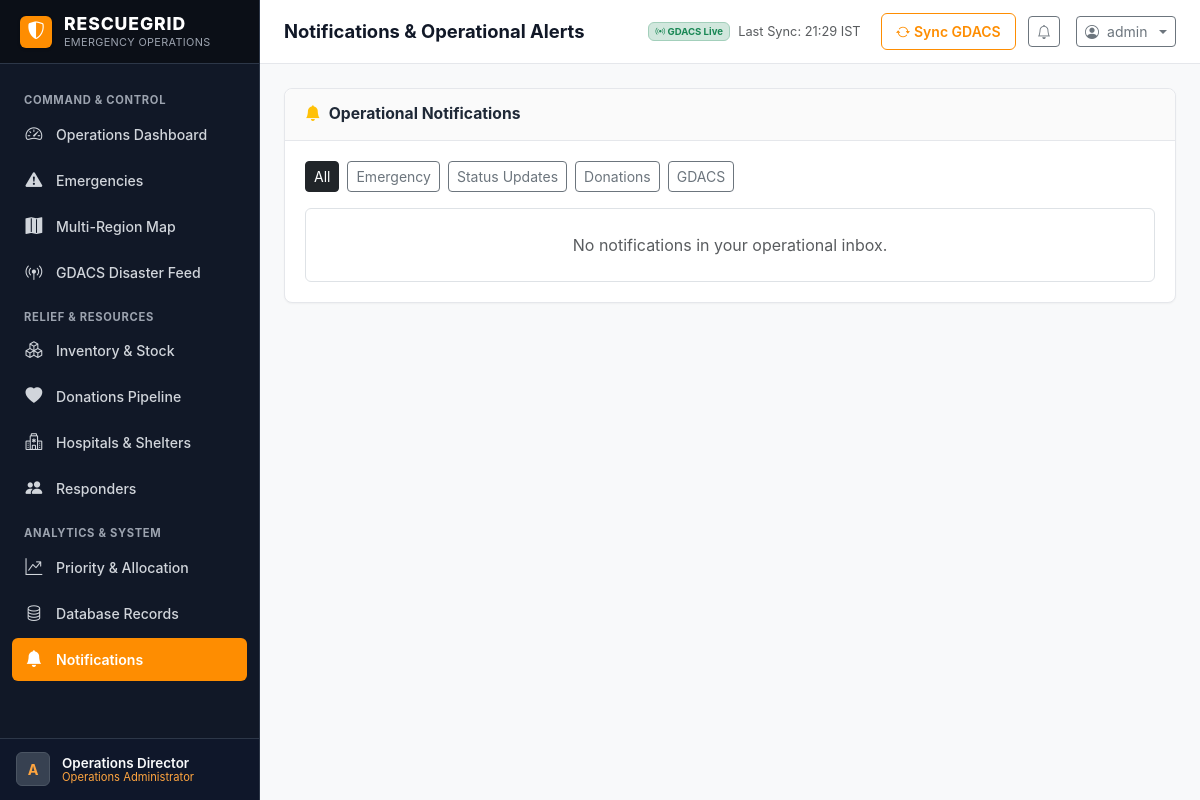
/notifications/ (signed in), run on the app's committed database.
### core/models.py (models this page shows, shortened)
class User(AbstractUser):
    ROLE_ADMIN = 'ADMIN'
    ROLE_USER = 'USER'
    ROLE_DONOR = 'DONOR'
    ROLE_CHOICES = [
        (ROLE_ADMIN, 'Admin / Operations Coordinator'),
        (ROLE_USER, 'Affected Person / Hospital User'),
        (ROLE_DONOR, 'Relief Donor / Sponsor'),
    ]
    SUBTYPE_AFFECTED_PERSON = 'AFFECTED_PERSON'
    SUBTYPE_HOSPITAL = 'HOSPITAL'
    SUBTYPE_DONOR_INDIVIDUAL = 'DONOR_INDIVIDUAL'
    SUBTYPE_DONOR_ORG = 'DONOR_ORG'
    SUBTYPE_CHOICES = [
        (SUBTYPE_AFFECTED_PERSON, 'Affected Person / Citizen'),
        (SUBTYPE_HOSPITAL, 'Hospital / Medical Center User'),
        (SUBTYPE_DONOR_INDIVIDUAL, 'Individual Donor'),
        (SUBTYPE_DONOR_ORG, 'Relief Organization / NGO'),
    ]
    role = models.CharField(max_length=20, choices=ROLE_CHOICES, default=ROLE_USER, db_index=True)
    user_subtype = models.CharField(max_length=30, choices=SUBTYPE_CHOICES, default=SUBTYPE_AFFECTED_PERSON)
    phone = models.CharField(max_length=20, blank=True)
    organization_name = models.CharField(max_length=150, blank=True)
    address = models.TextField(blank=True)
    city = models.CharField(max_length=100, blank=True)
    district = models.CharField(max_length=100, blank=True, default='Chennai')
    state = models.CharField(max_length=100, default='Tamil Nadu')
    latitude = models.FloatField(null=True, blank=True)
    longitude = models.FloatField(null=True, blank=True)
    def is_admin_user(self):
        return self.role == self.ROLE_ADMIN or self.is_superuser or self.is_staff
    def get_role_display_badge(self):
        if self.is_admin_user():
            return "Operations Administrator"
        elif self.role == self.ROLE_DONOR:
            return "Relief Donor"
        elif self.is_hospital_subtype():
            return "Hospital Facility User"
        return "Affected Citizen / User"

### gdacs_integration/models.py (models this page shows, shortened)
class GDACSSyncLog(models.Model):
    STATUS_SUCCESS = 'SUCCESS'
    STATUS_FAILED = 'FAILED'
    STATUS_CHOICES = [
        (STATUS_SUCCESS, 'Success'),
        (STATUS_FAILED, 'Failed'),
    ]
    sync_time = models.DateTimeField(auto_now_add=True)
    status = models.CharField(max_length=20, choices=STATUS_CHOICES, db_index=True)
    events_synced = models.IntegerField(default=0)
    india_events_count = models.IntegerField(default=0)
    tamil_nadu_events_count = models.IntegerField(default=0)
    error_message = models.TextField(blank=True, null=True)
    class Meta:
        ordering = ['-sync_time']
        verbose_name = 'GDACS Sync Log'
        verbose_name_plural = 'GDACS Sync Logs'

### notifications_app/views.py (the view)
# urls.py: path('notifications/', notif_views.notifications_list, name='notifications_list'),
@login_required
def notifications_list(request):
    notifications = Notification.objects.filter(recipient=request.user).order_by('-created_at')
    filter_type = request.GET.get('type')
    if filter_type:
        notifications = notifications.filter(notification_type=filter_type)
    return render(request, 'notifications/list.html', {
        'notifications': notifications,
        'filter_type': filter_type,
    })

### core/context_processors.py (called while the page is built)
def rescuegrid_global_context(request):
    unread_count = 0
    if request.user.is_authenticated:
        unread_count = Notification.objects.filter(recipient=request.user, is_read=False).count()
    gdacs_status = get_latest_sync_status()
    return {
        'APP_NAME': 'RESCUEGRID',
        'APP_TAGLINE': 'Multi-Region Emergency Response & Relief Platform for India',
        'CURRENT_TIME': timezone.now(),
        'UNREAD_NOTIFICATIONS_COUNT': unread_count,
        'GDACS_SUMMARY': gdacs_status,
        'PRIMARY_COLOR': '#FE8D01',
        'SECONDARY_COLOR': '#FFA53F',
    }

### gdacs_integration/services.py (called while the page is built)
def get_latest_sync_status():
    last_log = GDACSSyncLog.objects.order_by('-sync_time').first()
    last_success_log = GDACSSyncLog.objects.filter(status=GDACSSyncLog.STATUS_SUCCESS).order_by('-sync_time').first()
    return {
        'last_attempt': last_log.sync_time if last_log else None,
        'status': last_log.status if last_log else 'NEVER_SYNCED',
        'error_message': last_log.error_message if last_log and last_log.status == GDACSSyncLog.STATUS_FAILED else None,
        'last_successful_sync': last_success_log.sync_time if last_success_log else None,
        'total_events': GDACSEvent.objects.count(),
        'india_events': GDACSEvent.objects.filter(is_india=True).count(),
        'tamil_nadu_events': GDACSEvent.objects.filter(is_tamil_nadu=True).count(),
    }

### templates/notifications/list.html (shortened to what this page needs)
{% extends 'base.html' %}
{% block page_title %}Notifications & Operational Alerts{% endblock %}
{% block content %}
<div class="rg-card">
  <div class="rg-card-header">
    <div class="d-flex align-items-center gap-2">
      <h3 class="rg-card-title">
        <i class="bi bi-bell-fill text-warning"></i> Operational Notifications
      </h3>
    </div>
  </div>
  <div class="rg-card-body">
    <div class="d-flex gap-2 mb-3 flex-wrap">
      <a href="{% url 'notifications_list' %}" class="btn btn-sm {% if not filter_type %}btn-dark{% else %}btn-outline-secondary{% endif %}">All</a>
      <a href="{% url 'notifications_list' %}?type=EMERGENCY" class="btn btn-sm {% if filter_type == 'EMERGENCY' %}btn-dark{% else %}btn-outline-secondary{% endif %}">Emergency</a>
      <a href="{% url 'notifications_list' %}?type=STATUS_UPDATE" class="btn btn-sm {% if filter_type == 'STATUS_UPDATE' %}btn-dark{% else %}btn-outline-secondary{% endif %}">Status Updates</a>
      <a href="{% url 'notifications_list' %}?type=DONATION" class="btn btn-sm {% if filter_type == 'DONATION' %}btn-dark{% else %}btn-outline-secondary{% endif %}">Donations</a>
      <a href="{% url 'notifications_list' %}?type=GDACS" class="btn btn-sm {% if filter_type == 'GDACS' %}btn-dark{% else %}btn-outline-secondary{% endif %}">GDACS</a>
    </div>
    <div class="list-group list-group-flush border rounded">
      {% if notifications %}
        {% for notif in notifications %}
          <div class="list-group-item d-flex justify-content-between align-items-center py-3 px-3 {% if not notif.is_read %}bg-warning-subtle bg-opacity-25{% endif %}">
            <div>
              <div class="d-flex align-items-center gap-2">
                {% if not notif.is_read %}
                  <span class="badge bg-danger p-1 rounded-circle" style="width: 8px; height: 8px;"></span>
                {% endif %}
                <span class="badge bg-light text-dark border">{{ notif.get_notification_type_display }}</span>
                <strong class="text-dark">{{ notif.title }}</strong>
              </div>
              <p class="mb-1 mt-1 small text-secondary">{{ notif.message }}</p>
              <span class="text-muted" style="font-size: 0.72rem;">{{ notif.created_at|date:"d M Y, H:i" }} IST</span>
            </div>
            <div class="d-flex align-items-center gap-2">
              {% if not notif.is_read %}
                <a href="{% url 'mark_notification_read' notif.id %}" class="btn btn-sm btn-rg-outline-orange py-1 px-2" style="font-size: 0.75rem;">
                  Mark Read
                </a>
              {% endif %}
              {% if notif.link_url %}
                <a href="{{ notif.link_url }}" class="btn btn-sm btn-outline-secondary py-1 px-2" style="font-size: 0.75rem;">
                  View &rarr;
                </a>
              {% endif %}
            </div>
          </div>
        {% endfor %}
      {% else %}
        <div class="text-center py-4 text-muted">
          No notifications in your operational inbox.
        </div>
      {% endif %}
    </div>
  </div>
</div>
{% endblock %}

### templates/base.html (shortened to what this page needs)
{% load static %}
<!DOCTYPE html>
<html lang="en">
<head>
  <link href="https://cdn.jsdelivr.net/npm/bootstrap@5.3.3/dist/css/bootstrap.min.css" rel="stylesheet">
  <link rel="stylesheet" href="https://cdn.jsdelivr.net/npm/bootstrap-icons@1.11.3/font/bootstrap-icons.min.css">
  <link rel="stylesheet" href="https://unpkg.com/leaflet@1.9.4/dist/leaflet.css" />
  <link rel="stylesheet" href="{% static 'css/rescuegrid.css' %}">
</head>
<body>
<div class="rg-app-container">
  <aside class="rg-sidebar" id="rgSidebar">
    <a href="{% url 'dashboard_redirect' %}" class="rg-sidebar-brand">
      <div class="rg-brand-symbol">
        <i class="bi bi-shield-shaded"></i>
      </div>
      <div class="rg-brand-text">
        <span class="rg-brand-title">{{ APP_NAME }}</span>
        <span class="rg-brand-subtitle">Emergency Operations</span>
      </div>
    </a>
    <div class="rg-sidebar-menu">
      {% if user.is_authenticated %}
        {% if user.is_admin_user %}
          <div class="rg-nav-group-title">Command & Control</div>
          <a href="{% url 'admin_dashboard' %}" class="rg-nav-link {% if request.resolver_match.url_name == 'admin_dashboard' %}active{% endif %}">
            <i class="bi bi-speedometer2"></i> Operations Dashboard
          </a>
          <a href="{% url 'admin_emergencies' %}" class="rg-nav-link {% if request.resolver_match.url_name == 'admin_emergencies' %}active{% endif %}">
            <i class="bi bi-exclamation-triangle-fill"></i> Emergencies
          </a>
          <a href="{% url 'admin_map' %}" class="rg-nav-link {% if request.resolver_match.url_name == 'admin_map' %}active{% endif %}">
            <i class="bi bi-map-fill"></i> Multi-Region Map
          </a>
          <a href="{% url 'admin_gdacs' %}" class="rg-nav-link {% if request.resolver_match.url_name == 'admin_gdacs' %}active{% endif %}">
            <i class="bi bi-broadcast-pin"></i> GDACS Disaster Feed
          </a>
          <div class="rg-nav-group-title">Relief & Resources</div>
          <a href="{% url 'admin_resources' %}" class="rg-nav-link {% if request.resolver_match.url_name == 'admin_resources' %}active{% endif %}">
            <i class="bi bi-boxes"></i> Inventory & Stock
          </a>
          <a href="{% url 'admin_donations' %}" class="rg-nav-link {% if request.resolver_match.url_name == 'admin_donations' %}active{% endif %}">
            <i class="bi bi-heart-fill"></i> Donations Pipeline
          </a>
          <a href="{% url 'admin_facilities' %}" class="rg-nav-link {% if request.resolver_match.url_name == 'admin_facilities' %}active{% endif %}">
            <i class="bi bi-hospital"></i> Hospitals & Shelters
          </a>
          <a href="{% url 'admin_responders' %}" class="rg-nav-link {% if request.resolver_match.url_name == 'admin_responders' %}active{% endif %}">
            <i class="bi bi-people-fill"></i> Responders
          </a>
          <div class="rg-nav-group-title">Analytics & System</div>
          <a href="{% url 'analytics_dashboard' %}" class="rg-nav-link {% if request.resolver_match.url_name == 'analytics_dashboard' %}active{% endif %}">
            <i class="bi bi-graph-up-arrow"></i> Priority & Allocation
          </a>
          <a href="{% url 'admin_database_records' %}" class="rg-nav-link {% if request.resolver_match.url_name == 'admin_database_records' %}active{% endif %}">
            <i class="bi bi-database"></i> Database Records
          </a>
          <a href="{% url 'notifications_list' %}" class="rg-nav-link {% if request.resolver_match.url_name == 'notifications_list' %}active{% endif %}">
            <i class="bi bi-bell-fill"></i> Notifications
          </a>
        {% endif %}
      {% endif %}
    </div>
    <div class="rg-sidebar-footer">
      {% if user.is_authenticated %}
        <div class="rg-sidebar-user">
          <div class="rg-user-avatar">
            {{ user.username|first|upper }}
          </div>
          <div class="rg-user-info">
            <div class="rg-user-name">{{ user.get_full_name|default:user.username }}</div>
            <div class="rg-user-role-label">{{ user.get_role_display_badge }}</div>
          </div>
        </div>
      {% else %}
        <a href="{% url 'login' %}" class="btn btn-rg-primary w-100 btn-sm">Login</a>
      {% endif %}
    </div>
  </aside>
  <div class="rg-main-wrapper">
    <header class="rg-header">
      <div class="rg-header-left">
        <h1 class="rg-page-title">{% block page_title %}Operations Overview{% endblock %}</h1>
      </div>
      <div class="rg-header-right">
        <div class="d-none d-md-flex align-items-center me-2 text-muted" style="font-size: 0.8rem;">
          {% if GDACS_SUMMARY.status == 'SUCCESS' %}
            <span class="badge bg-success-subtle text-success border border-success-subtle me-2">
              <i class="bi bi-broadcast"></i> GDACS Live
            </span>
            <span>Last Sync: {{ GDACS_SUMMARY.last_successful_sync|date:"H:i" }} IST</span>
          {% elif GDACS_SUMMARY.status == 'FAILED' %}
            <span class="badge bg-danger-subtle text-danger border border-danger-subtle me-2">
              <i class="bi bi-exclamation-triangle"></i> GDACS Sync Issue
            </span>
          {% else %}
            <span class="badge bg-secondary-subtle text-secondary me-2">
              <i class="bi bi-circle"></i> GDACS Ready
            </span>
          {% endif %}
        </div>
        {% if user.is_authenticated and user.is_admin_user %}
          <button id="quickSyncGdacsBtn" class="btn btn-sm btn-rg-outline-orange d-none d-sm-inline-flex align-items-center gap-1" title="Synchronize official GDACS feed now">
            <i class="bi bi-arrow-repeat" id="syncIcon"></i>
            <span>Sync GDACS</span>
          </button>
        {% endif %}
        {% if user.is_authenticated %}
          <a href="{% url 'notifications_list' %}" class="btn btn-sm btn-outline-secondary position-relative me-1" title="Notifications">
            <i class="bi bi-bell"></i>
          </a>
          <div class="dropdown">
            <button class="btn btn-sm btn-outline-secondary dropdown-toggle d-flex align-items-center gap-2" type="button" data-bs-toggle="dropdown" aria-expanded="false">
              <i class="bi bi-person-circle"></i>
              <span class="d-none d-sm-inline">{{ user.username }}</span>
            </button>
          </div>
        {% else %}
          <a href="{% url 'login' %}" class="btn btn-sm btn-rg-primary">Sign In</a>
        {% endif %}
      </div>
    </header>
    <main class="rg-content">
      {% block content %}{% endblock %}
    </main>
  </div>
</div>
</body>
</html>

### data on the page
User: username|first "A", get_full_name "Operations Director", get_role_display_badge "Operations Administrator", username "admin"
GDACSSyncLog: last_successful_sync "21:29"

### other printed values
{{ APP_NAME }} "RESCUEGRID"
